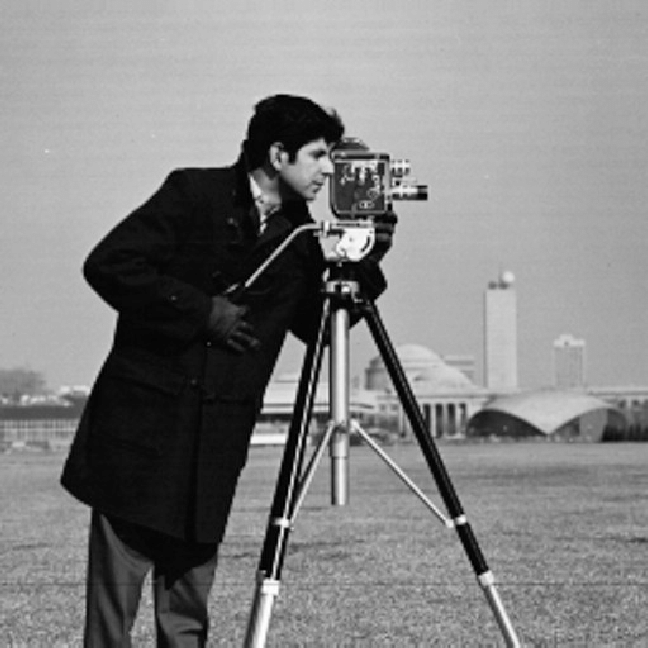
%> input picture BSCOMPUTER ENGINEERING/4th YEAR OF COMPUTER ENGINEERING/7th SEMESTER/DIGITAL IMAGE PROCESSING/MATLAB CODES OF DIGITAL IMAGE PROCESSING/LECTURE#4CODES/cameraman.jpg, 648 x 648 px
$ octave piecewiselevels.m   (GNU Octave 9; MATLAB toolbox functions it lacks are replaced by stand-ins)
%> lines starting %> are read from the running program, lines starting %| are printed output that depends on the picture
clear all;
close all;
clc;
I = imread('cameraman.jpg');
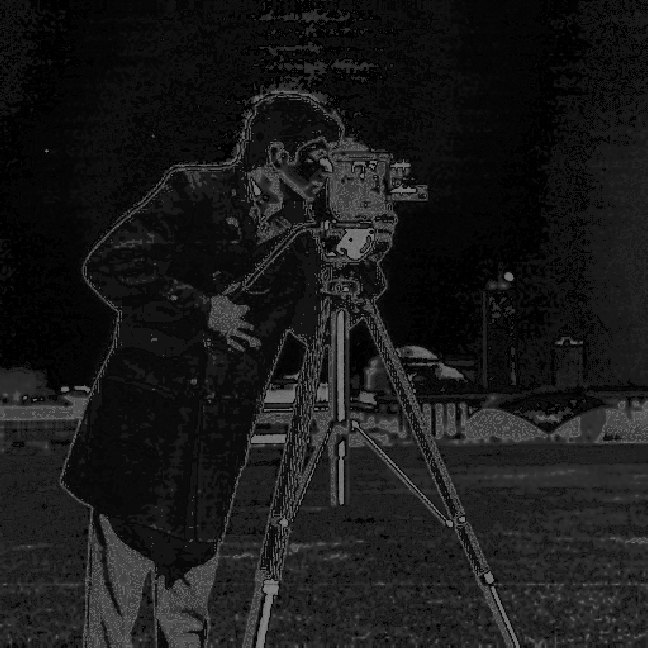
%> I: size 648x648 uint8; min 0, max 130, mean 24.9
figure;
imshow(I);title('Original');
r_min = 96;
r_max = 160;
c = 32;
for i = 1:size(I,1)
    for j = 1:size(I,2)
        if(I(i,j) < r_min)
            I(i,j) = I(i,j) - c;
        elseif(I(i,j) > r_max)
            I(i,j) = I(i,j) - c;
        end
    end
end
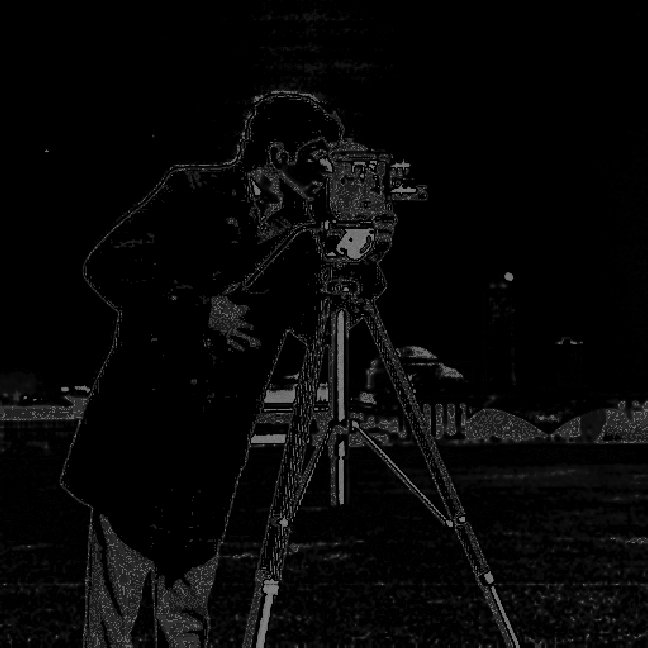
%> I: size 648x648 uint8; min 0, max 130, mean 7.2
figure;
imshow(I,[]);title('Level Thresholding Transformation');

$ run again, with BSCOMPUTER ENGINEERING/4th YEAR OF COMPUTER ENGINEERING/7th SEMESTER/DIGITAL IMAGE PROCESSING/MATLAB CODES OF DIGITAL IMAGE PROCESSING/LECTURE#4CODES/003_F.png saved as BSCOMPUTER ENGINEERING/4th YEAR OF COMPUTER ENGINEERING/7th SEMESTER/DIGITAL IMAGE PROCESSING/MATLAB CODES OF DIGITAL IMAGE PROCESSING/LECTURE#4CODES/cameraman.jpg
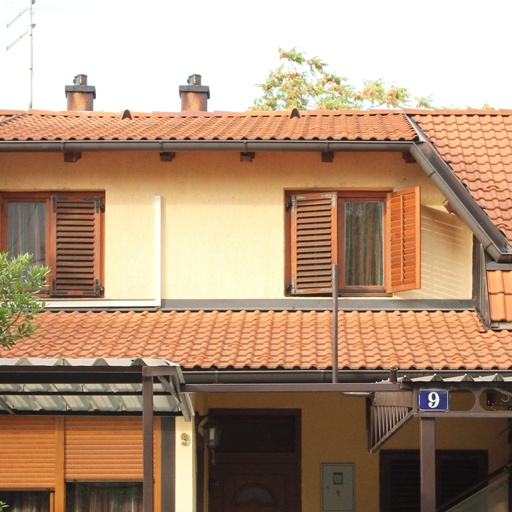
%> input picture BSCOMPUTER ENGINEERING/4th YEAR OF COMPUTER ENGINEERING/7th SEMESTER/DIGITAL IMAGE PROCESSING/MATLAB CODES OF DIGITAL IMAGE PROCESSING/LECTURE#4CODES/003_F.png, 512 x 512 px
%> I is the input picture: size 512x512x3 uint8; mean R, G, B 177.4, 148.3, 123.2
%> after the loop `for i = 1:size(I,1)`:
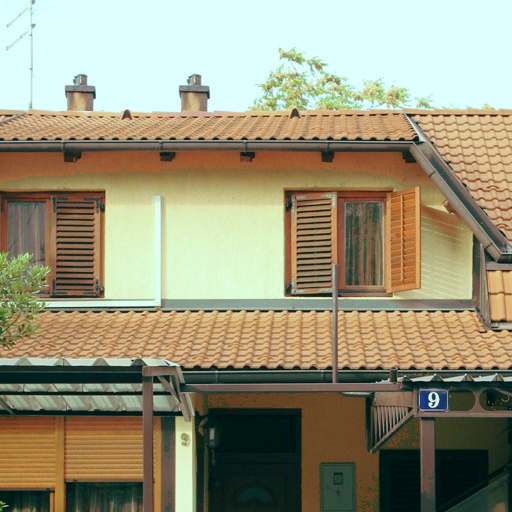
%> I: size 512x512x3 uint8; mean R, G, B 152.2, 148.3, 123.2
